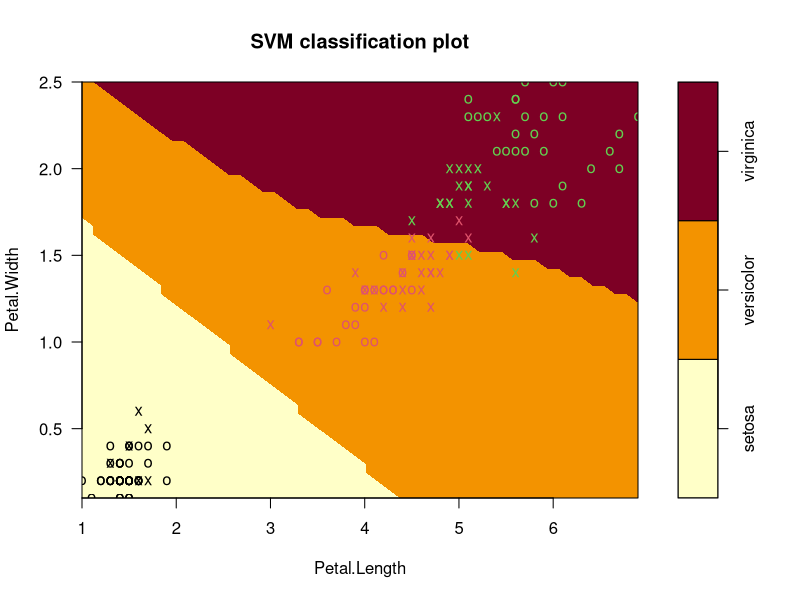

Write the R code that produced this figure.
data("iris")
library(ggplot2)
library(e1071)

svm_poly <- svm(Species~., data = iris, kernel = "polynomial")
summary(svm_poly)

plot(svm_poly, data=iris, Petal.Width~Petal.Length, slice = list(Sepal.Width = 3, Sepal.Length = 4))

pred_poly <- predict(svm_poly, iris)

table_poly <- table(Predicted = pred_poly, Actual = iris$Species)
table_poly

ModelPoly_acc = sum(diag(table_poly))/sum(table_poly)
ModelPoly_acc
ModelPoly_mis = 1 - ModelPoly_acc
ModelPoly_mis
